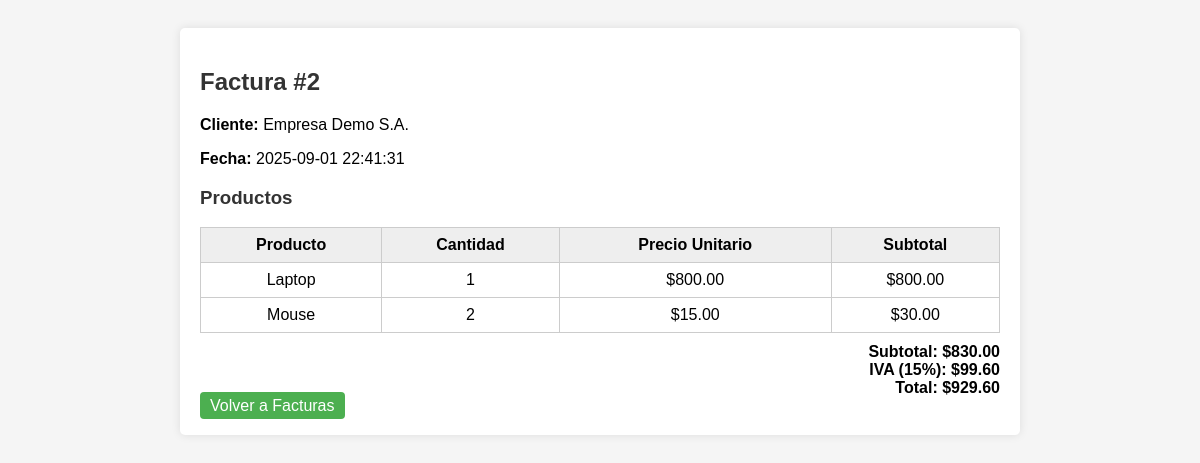
Screenshot of /views/detalle_factura.php?id=2 with the database file from the repository.
### tables this page shows
CREATE TABLE `facturas` (
  `id` int(11) NOT NULL,
  `cliente_id` int(11) DEFAULT NULL,
  `usuario_id` int(11) DEFAULT NULL,
  `fecha` timestamp NOT NULL DEFAULT current_timestamp(),
  `subtotal` decimal(10,2) DEFAULT 0.00,
  `iva` decimal(10,2) DEFAULT 0.00,
  `total` decimal(10,2) DEFAULT 0.00
);

CREATE TABLE `clientes` (
  `id` int(11) NOT NULL,
  `tipo` varchar(20) DEFAULT NULL,
  `identificacion` varchar(13) DEFAULT NULL,
  `nombre` varchar(150) DEFAULT NULL,
  `direccion` varchar(255) DEFAULT NULL,
  `telefono` varchar(30) DEFAULT NULL,
  `email` varchar(100) DEFAULT NULL,
  `fecha_registro` timestamp NOT NULL DEFAULT current_timestamp()
);

CREATE TABLE `detalle_factura` (
  `id` int(11) NOT NULL,
  `factura_id` int(11) DEFAULT NULL,
  `producto_id` int(11) DEFAULT NULL,
  `cantidad` int(11) DEFAULT NULL,
  `precio_unitario` decimal(10,2) DEFAULT NULL,
  `subtotal` decimal(10,2) DEFAULT NULL
);

CREATE TABLE `productos` (
  `id` int(11) NOT NULL,
  `codigo` varchar(30) DEFAULT NULL,
  `nombre` varchar(150) DEFAULT NULL,
  `precio` decimal(10,2) DEFAULT NULL,
  `stock` int(11) DEFAULT 0,
  `iva` enum('si','no') DEFAULT 'si'
);

### models/Factura.php (called while the page is built, shortened)
<?php
class Factura {
    private $pdo;
    public function __construct($pdo) {
        $this->pdo = $pdo;
    }
    public function detalle($factura_id) {
        $sqlFactura = "SELECT f.id, f.fecha, c.nombre AS cliente, c.identificacion, f.subtotal, f.iva, f.total
                       FROM facturas f
                       JOIN clientes c ON f.cliente_id = c.id
                       WHERE f.id = :id";
        $stmt = $this->pdo->prepare($sqlFactura);
        $stmt->execute([':id' => $factura_id]);
        $factura = $stmt->fetch(PDO::FETCH_ASSOC);
        $sqlDetalle = "SELECT p.nombre, df.cantidad, df.precio_unitario, df.subtotal
                       FROM detalle_factura df
                       JOIN productos p ON df.producto_id = p.id
                       WHERE df.factura_id = :id";
        $stmt2 = $this->pdo->prepare($sqlDetalle);
        $stmt2->execute([':id' => $factura_id]);
        $detalle = $stmt2->fetchAll(PDO::FETCH_ASSOC);
        return ['factura' => $factura, 'detalle' => $detalle];
    }
}
?>

### views/detalle_factura.php (the view, shortened to what this page needs)
<?php
require_once __DIR__."/../models/Factura.php";
require_once __DIR__."/../config/db.php";
$model = new Factura($pdo);
$factura_id = intval($_GET['id']);
$data = $model->detalle($factura_id);
$factura = $data['factura'];
$detalle = $data['detalle'];
?>
<!DOCTYPE html>
<html>
<head>
</head>
<body>
<div class="container">
<h2>Factura #<?= $factura['id'] ?></h2>
<p><strong>Cliente:</strong> <?= htmlspecialchars($factura['cliente']) ?></p>
<p><strong>Fecha:</strong> <?= $factura['fecha'] ?></p>
<h3>Productos</h3>
<table>
    <tr>
        <th>Producto</th>
        <th>Cantidad</th>
        <th>Precio Unitario</th>
        <th>Subtotal</th>
    </tr>
    <?php foreach($detalle as $d): ?>
    <tr>
        <td><?= htmlspecialchars($d['nombre']) ?></td>
        <td><?= $d['cantidad'] ?></td>
        <td>$<?= number_format($d['precio_unitario'],2) ?></td>
        <td>$<?= number_format($d['subtotal'],2) ?></td>
    </tr>
    <?php endforeach; ?>
</table>
<div class="totales">
    Subtotal: $<?= number_format($factura['subtotal'],2) ?><br>
    IVA (15%): $<?= number_format($factura['iva'],2) ?><br>
    Total: $<?= number_format($factura['total'],2) ?>
</div>
<a href="facturas.php" class="btn">Volver a Facturas</a>
</div>
</body>
</html>

### views/detalle_factura.php (style rules this page uses)
body { font-family: Arial; background:#f5f5f5; padding:20px; }
.container { background:#fff; padding:20px; border-radius:5px; box-shadow:0 0 10px rgba(0,0,0,0.1); width:90%; max-width:800px; margin:auto; }
h2,h3 { color:#333; }
table { width:100%; border-collapse: collapse; margin-top:10px; }
th, td { border:1px solid #ccc; padding:8px; text-align:center; }
th { background:#eee; }
.totales { margin-top:10px; font-weight:bold; text-align:right; }
.btn { padding:5px 10px; margin:5px 0; cursor:pointer; background:#4CAF50; color:white; border:none; border-radius:4px; text-decoration:none; }

### rows the page displays
facturas: id "2", cliente.nombre "Empresa Demo S.A.", fecha "2025-09-01 22:41:31", subtotal "830.00", iva "99.60", total "929.60"
detalle_factura: producto.nombre "Laptop", cantidad "1", precio_unitario "800.00", subtotal "800.00"
detalle_factura: producto.nombre "Mouse", cantidad "2", precio_unitario "15.00", subtotal "30.00"
